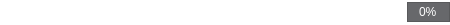
<?xml version="1.0" encoding="UTF-8"?>
<ui version="4.0">
 <class>AvailableDownloadView</class>
 <widget class="QWidget" name="AvailableDownloadView">
  <property name="geometry">
   <rect>
    <x>0</x>
    <y>0</y>
    <width>450</width>
    <height>25</height>
   </rect>
  </property>
  <property name="sizePolicy">
   <sizepolicy hsizetype="MinimumExpanding" vsizetype="Preferred">
    <horstretch>0</horstretch>
    <verstretch>0</verstretch>
   </sizepolicy>
  </property>
  <property name="minimumSize">
   <size>
    <width>450</width>
    <height>0</height>
   </size>
  </property>
  <property name="maximumSize">
   <size>
    <width>480</width>
    <height>16777215</height>
   </size>
  </property>
  <property name="windowTitle">
   <string>Form</string>
  </property>
  <property name="styleSheet">
   <string>background:transparent;
color:white;</string>
  </property>
  <layout class="QHBoxLayout" name="horizontalLayout">
   <property name="spacing">
    <number>0</number>
   </property>
   <property name="margin">
    <number>0</number>
   </property>
   <item>
    <widget class="QLabel" name="_titleLabel">
     <property name="styleSheet">
      <string>color:rgba(255,255,255,100%);
font-size:14px;
margin-right:0 3 0 0;</string>
     </property>
     <property name="text">
      <string>TextLabel</string>
     </property>
    </widget>
   </item>
   <item>
    <widget class="QLabel" name="_sizeLabel">
     <property name="sizePolicy">
      <sizepolicy hsizetype="Fixed" vsizetype="Preferred">
       <horstretch>0</horstretch>
       <verstretch>0</verstretch>
      </sizepolicy>
     </property>
     <property name="minimumSize">
      <size>
       <width>55</width>
       <height>0</height>
      </size>
     </property>
     <property name="maximumSize">
      <size>
       <width>55</width>
       <height>16777215</height>
      </size>
     </property>
     <property name="styleSheet">
      <string>color:rgba(255,255,255,100%);
font-size:14px;
margin-right:3px;</string>
     </property>
     <property name="text">
      <string>TextLabel</string>
     </property>
     <property name="alignment">
      <set>Qt::AlignRight|Qt::AlignTrailing|Qt::AlignVCenter</set>
     </property>
    </widget>
   </item>
   <item>
    <spacer name="_progressBarSpacer">
     <property name="orientation">
      <enum>Qt::Horizontal</enum>
     </property>
     <property name="sizeType">
      <enum>QSizePolicy::Fixed</enum>
     </property>
     <property name="sizeHint" stdset="0">
      <size>
       <width>0</width>
       <height>20</height>
      </size>
     </property>
    </spacer>
   </item>
   <item>
    <widget class="QProgressBar" name="_progressBar">
     <property name="sizePolicy">
      <sizepolicy hsizetype="Fixed" vsizetype="Fixed">
       <horstretch>0</horstretch>
       <verstretch>0</verstretch>
      </sizepolicy>
     </property>
     <property name="minimumSize">
      <size>
       <width>43</width>
       <height>20</height>
      </size>
     </property>
     <property name="maximumSize">
      <size>
       <width>43</width>
       <height>20</height>
      </size>
     </property>
     <property name="styleSheet">
      <string>QProgressBar:horizontal {
border: 1px solid #595a5c;
background: #67686b;
padding: 1px;
text-align:center;
}
QProgressBar::chunk:horizontal {
background: qlineargradient(x1: 0, y1: 0.5, x2: 1, y2: 0.5, stop: 0 #6b071e, stop: 1 #e3003f);
}</string>
     </property>
     <property name="value">
      <number>0</number>
     </property>
     <property name="alignment">
      <set>Qt::AlignJustify|Qt::AlignVCenter</set>
     </property>
     <property name="orientation">
      <enum>Qt::Horizontal</enum>
     </property>
     <property name="textDirection">
      <enum>QProgressBar::TopToBottom</enum>
     </property>
    </widget>
   </item>
   <item>
    <layout class="QHBoxLayout" name="_buttonsContainer">
     <property name="spacing">
      <number>0</number>
     </property>
    </layout>
   </item>
  </layout>
 </widget>
 <resources/>
 <connections/>
</ui>
